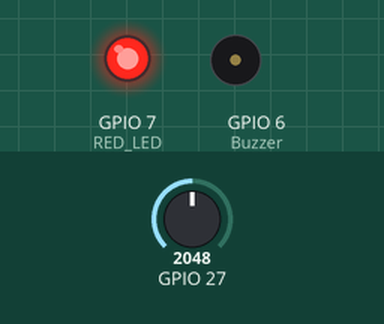
Simulated run of this sketch. Board: ESP32. Shown: output pins drawn as LEDs (lit = HIGH), buzzer (waves = sounding). The inputs (shaded band) are chosen by the test bench; at power-on: GPIO 27 = 2048. What the sketch prints to the serial monitor is not drawn.

Above: at 1.8 s.
1.9 s: GPIO 27 set to 945
3.4 s: GPIO 27 set to 868
At 4.6 s:
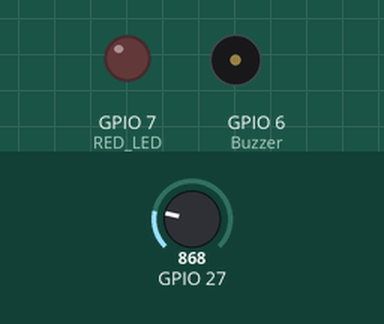
Timing chart, 0 to 13.5 s (numbered marks = the images above; inputs shaded):
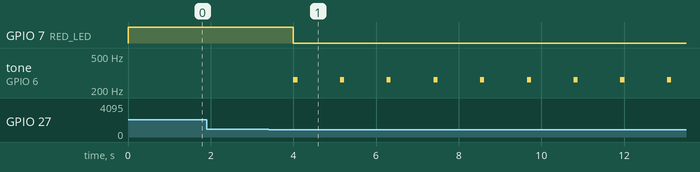

Measured:
- the behaviour switches between 901 and 900 on GPIO 27 (found by bisection; images 0 and 1)
- after the input at 1.9 s, every drawn part: stays the same
- after the input at 3.4 s, GPIO 7 (RED_LED): HIGH → LOW after 0.60 s; tone on GPIO 6 (Buzzer): alternates 262 Hz for 0.10 s and silent for 1.0 s, starting after 0.60 s

The sketch:

rain_sensing.ino
```cpp
//rain sensing with beep sound and RED LED

const int RED_LED = 7;
const int Buzzer = 6;

void setup() {
  // put your setup code here, to run once:
  Serial.begin(9600);
  pinMode(27, INPUT);
  pinMode(RED_LED, OUTPUT);
  pinMode(Buzzer, OUTPUT);
}

void loop() {
  // put your main code here, to run repeatedly:
  int rain_sensor = analogRead(27);

  if( rain_sensor > 900 ) {
    Serial.println("Not Raining");
    digitalWrite(RED_LED, 1);
  }

  else if( rain_sensor < 800 ) {
    Serial.println("Heavy Raining");
    digitalWrite(RED_LED, 0);
    tone(Buzzer, 523);
    delay(100);
    noTone(Buzzer);
    delay(30);
  }

  else {
    Serial.println("Light Raining");
    digitalWrite(RED_LED, 0);
    tone(Buzzer, 262);
    delay(100);
    noTone(Buzzer);
    delay(30);
  }

  Serial.print("Rain Sensor Value: ");
  Serial.print(rain_sensor);
  Serial.print(" ");

  delay(1000);
}
```
